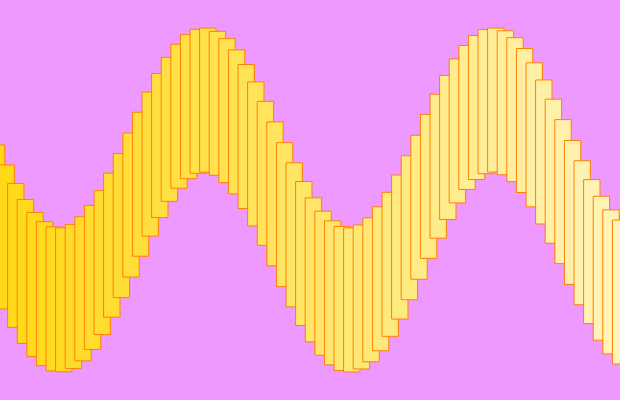
Frame 1 (no input)
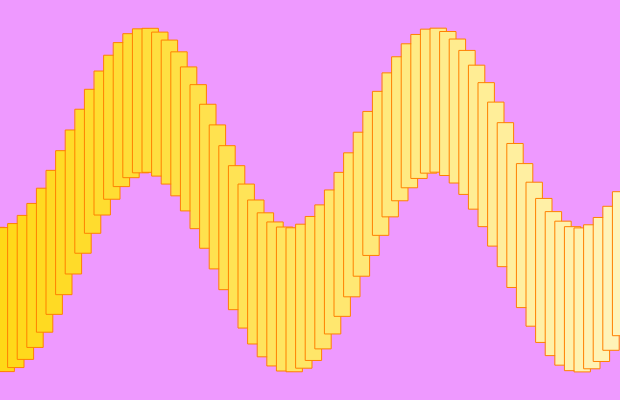
Frame 60 (no input)
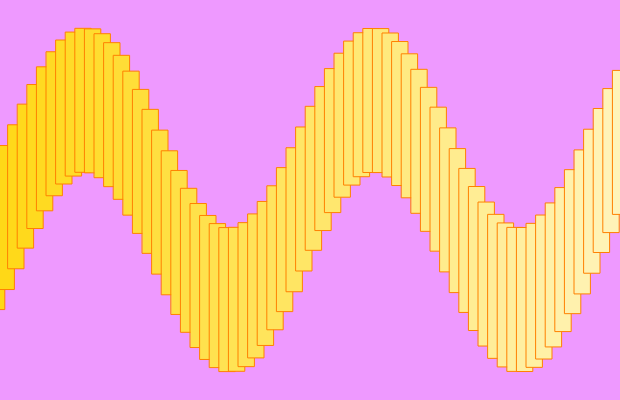
Frame 120 (the mouse pressed at the canvas centre since frame 60)

The p5.js sketch that drew these frames (run headless with seeded random() and noise() and a simulated clock; from frame 60 on, the mouse is pressed at the canvas centre):

// p5.js sketch
// ── sketch.js
let xs = []
let points
let eSize = 8
let sp33d = 1
let dx = 10
let amplitude = 100
let w 
let period = 46
let xSpacing = eSize * 1.2
let graphCoords = []
let graphSize = 2.5
let graphGap = graphSize * 2

let reverseTime = 5
let reverse = false

function setup() {
  createCanvas(620, 400);
  colorMode(HSL)
  rectMode(CENTER)
  pixelDensity(1)
  w = width + eSize * 3
  makeXs()
  // background(290, 100, 80)
  makeGraph()
  makePoints()
  drawPoints()
  // noStroke()
}

function draw() {
  background(290, 100, 80)
  
  if (reverse) {
    dx -= sp33d
  } else {
    dx += sp33d
  }
  
  // drawGraph()
  makePoints()
  drawPoints()
  
}

function mouseDragged () {
  period = mouseX
  amplitude = height - mouseY
}

function makeXs() {
   for (let i = -eSize*10; i < w ; i+=xSpacing) {
    xs.push(i)
  }
}

function makePoints() {
 points = xs.map(x => {
   let y = height / 2 + amplitude * sin((x + dx) / period)

   return [x, y]
 })
 
}

function drawPoints() {
  let val = 50
  let val2 = 50
  points.forEach((point, i) => {
    fill(50,100, val+i/2)
    stroke(30, 100, val2)
    rect(point[0], point[1], eSize * 2, eSize*18)
  })
}

function makeGraph() {
    for (let i = 0; i <= height; i+= graphGap) {
    let x = width * 0.5;
    let y = i
    graphCoords.push([x, y])
    x = width * 0.25;
    graphCoords.push([x, y])
    x = width * 0.75;
    graphCoords.push([x, y])

  }
  
  for (let i = 0; i <= width; i+= graphGap) {
    let y = height * 0.5;
    let x = i
    graphCoords.push([x, y])
    y = height * 0.25;
    graphCoords.push([x, y])
    y = height * 0.75;
    graphCoords.push([x, y])
    
  }
  
}

function drawGraph() {
  let hue = 50
  noStroke()
  graphCoords.forEach((coord, i) => {
     fill(hue, 100, 50)
    square(coord[0], coord[1], graphSize)
  })
}
